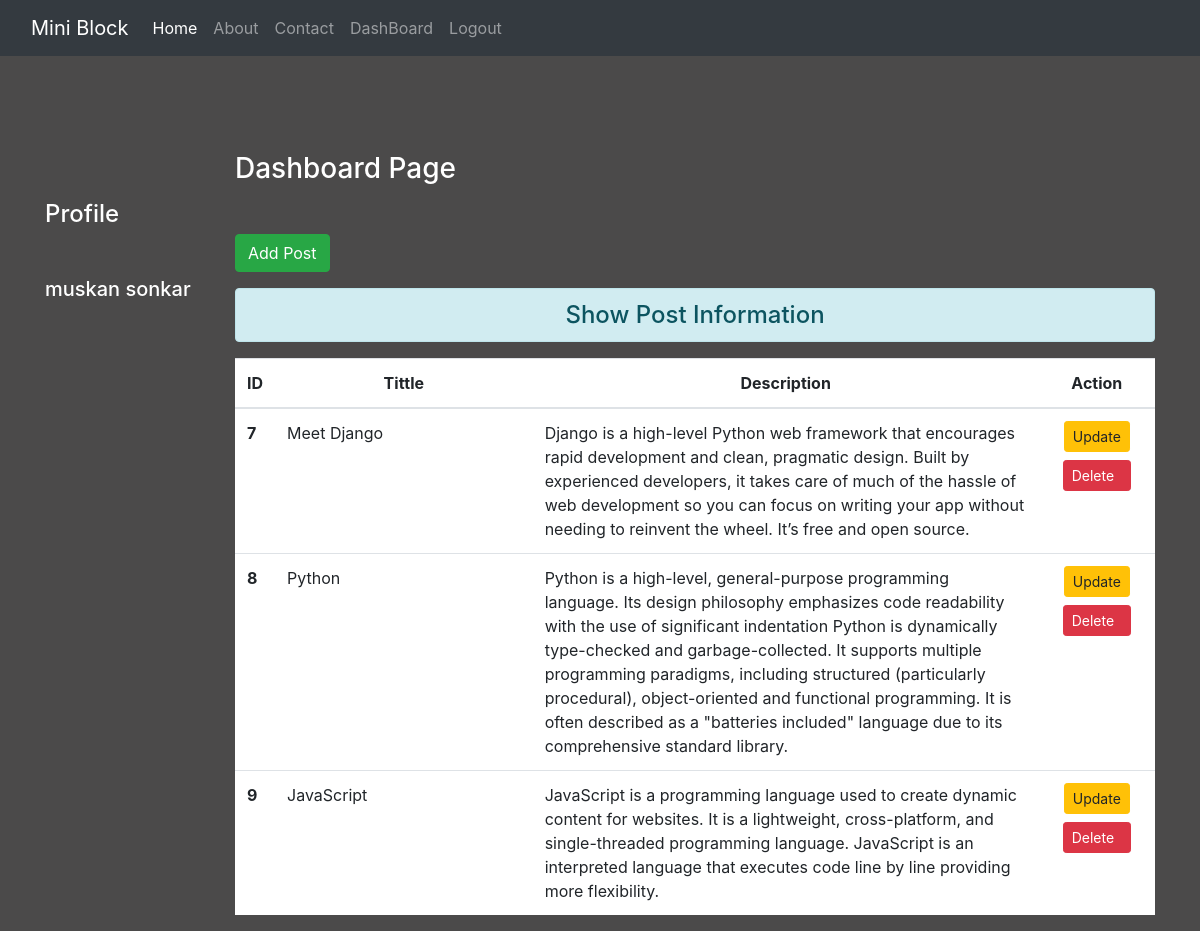
The page /dashboard/ (signed in) on the database its author committed.
### Blog/models.py (models this page shows)
class Post(models.Model):
    tittle = models.CharField(max_length=200)
    desc  =  models.CharField(max_length=700)

### Blog/views.py (the view)
# urls.py: path('dashboard/', views.Dashboard, name= 'dashboard'),
def Dashboard(request):
    if request.user.is_authenticated:
        posts = Post.objects.all()
        user = request.user
        full_name = user.get_full_name()
        gps = user.groups.all()
        return render(request, 'Blog/dashboard.html',{'posts':posts, 'fullname':full_name,'groups':gps})
    else:
        return HttpResponseRedirect('/login/')

### Blog/templates/blog/dashboard.html (shortened to what this page needs)
{% extends 'blog/base.html' %}
{% load static %}
{% block side %}
<div class="col-sm-2 text-white my-5">
<h4 class="my-5"> Profile </h4>
<h5> {{fullname}} </h5>
</div>
{% endblock side %}
    {% block content %}
    <div class="col-sm-10">
        <h3 class=" text-white  my-5" > Dashboard Page </h3>
        <a href="{% url 'addpost' %}" class="btn btn-success"> Add Post </a>
        <h4 class="text-center alert alert-info mt-3"> Show Post Information</h4>
        {% if posts %}
        <table class=" table table-hover bg-white">
            <thead>
            <tr class="text-center">
                <th scope="col" style="width: 2%">   ID        </th>
                <th scope="col" style="width: 28%">  Tittle   </th>
                <th scope="col" style="width: 55%">  Description   </th>
                <th scope="col" style="width: 15">   Action  </th>
            </tr>
            </thead>
            <tbody>
                {% for post in posts %}
                <tr>
                    <th scope = "row">{{post.id}} </th>
                    <td> {{post.tittle}} </td>
                    <td> {{post.desc}} </td>
                    <td class="text-center ">
                    <a href="{% url 'updatepost' post.id %}" class="btn btn-warning btn-sm mb-2"> Update </a>
                    {% if perms.blog.delete_post %}
                        <form action="{% url 'deletepost' post.id %}" method="post"
                         class="d-inline" novalidate>
                        <div>
                        <input type="submit"  class="btn btn-danger btn-sm" value="Delete  ">
                    </div>
                    </div>
                    {% endif %}
                {% endfor %}
        {% else  %}
        <h4 class="text-center alert alert-warning"> No Records</h4>
        {% endif %}
    {% endblock content %}

### Blog/templates/blog/base.html (shortened to what this page needs)
<!doctype html>
{% load static  %}
<html lang="en">
  <head>
    <link rel="stylesheet" href="https://stackpath.bootstrapcdn.com/bootstrap/4.5.2/css/bootstrap.min.css"
>
    <link rel="stylesheet"  href= "{% static 'blog/css/style1.css' %}" >
  </head>
  <body>
    <div class="container-fluid bg-dark">
        {% include 'blog/navbar.html' %}
    </div>
    <div class="container">
        <div class="row">
        </div>
        <div class="row">
            {% block side %}
            {% endblock side %}
            {% block content %}
            {% endblock content %}
  </body>
</html>

### Blog/templates/blog/navbar.html (shortened to what this page needs)
<!DOCTYPE html>
{% load static %}
<html lang="en">
<head>
</head>
<body>
    <nav class="navbar navbar-expand-lg navbar-dark bg-dark">
        <a class="navbar-brand" href="#">Mini Block</a>
        <div class="collapse navbar-collapse" id="navbarNavAltMarkup">
          <div class="navbar-nav">
            <a class="nav-link active" href="/">Home <span class="sr-only">(current)</span></a>
            <a class="nav-link" href="{% url 'about' %}"> About</a>
            <a class="nav-link" href="{% url 'contact' %}"> Contact</a>
            {% if request.user.is_authenticated %}
            <a class="nav-link" href="{% url 'dashboard' %}"> DashBoard</a>
            <a class="nav-link" href="{% url 'logout' %}"> Logout</a>
            {% else %}
            <a class="nav-link" href="{% url 'signup' %}"> Signup/Register</a>
            <a class="nav-link" href="{% url 'login' %}"> Login</a>
            {% endif %}
          </div>
        </div>
      </nav>
</body>
</html>

### Blog/static/blog/css/style1.css (style rules this page uses)
body { background-color: rgb(75, 74, 74); color: antiquewhite; }

### rows shown on the page
Post: id "7", tittle "Meet Django", desc "Django is a high-level Python web framework that encourages rapid development and clean, pragmatic design. Built by experienced developers, it takes care of much of the hassle of web development so you can focus on writing your app without needing to reinvent the wheel. It’s free and open source."
Post: id "8", tittle "Python", desc "Python is a high-level, general-purpose programming language. Its design philosophy emphasizes code readability with the use of significant indentation Python is dynamically type-checked and garbage-collected. It supports multiple programming paradigms, including structured (particularly procedural), object-oriented and functional programming. It is often described as a \"batteries included\" language due to its comprehensive standard library."
Post: id "9", tittle "JavaScript", desc "JavaScript is a programming language used to create dynamic content for websites. It is a lightweight, cross-platform, and single-threaded programming language. JavaScript is an interpreted language that executes code line by line providing more flexibility."

### other values the page prints
{{ fullname }} "muskan sonkar"
